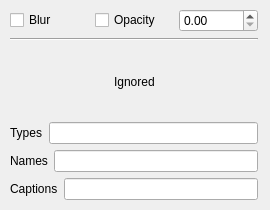
<?xml version="1.0" encoding="UTF-8"?>
<ui version="4.0">
 <class>KWin::OpacityControlConfigForm</class>
 <widget class="QWidget" name="KWin::OpacityControlConfigForm">
  <property name="geometry">
   <rect>
    <x>0</x>
    <y>0</y>
    <width>270</width>
    <height>210</height>
   </rect>
  </property>
  <property name="minimumSize">
   <size>
    <width>270</width>
    <height>210</height>
   </size>
  </property>
  <property name="windowTitle">
   <string>Window Control</string>
  </property>
  <widget class="QWidget" name="verticalLayoutWidget">
   <property name="geometry">
    <rect>
     <x>10</x>
     <y>9</y>
     <width>248</width>
     <height>191</height>
    </rect>
   </property>
   <layout class="QVBoxLayout" name="main">
    <item>
     <layout class="QHBoxLayout" name="horizontalLayout">
      <item>
       <widget class="QCheckBox" name="kcfg_blur">
        <property name="text">
         <string>Blur</string>
        </property>
       </widget>
      </item>
      <item>
       <widget class="QCheckBox" name="kcfg_opacityShow">
        <property name="text">
         <string>Opacity</string>
        </property>
       </widget>
      </item>
      <item>
       <widget class="QDoubleSpinBox" name="kcfg_opacityValue">
        <property name="maximum">
         <double>1.000000000000000</double>
        </property>
        <property name="singleStep">
         <double>0.050000000000000</double>
        </property>
       </widget>
      </item>
     </layout>
    </item>
    <item>
     <widget class="Line" name="line">
      <property name="orientation">
       <enum>Qt::Horizontal</enum>
      </property>
     </widget>
    </item>
    <item>
     <layout class="QHBoxLayout" name="ignoredHeader">
      <item>
       <spacer name="ignoredHeaderSpacerLeft">
        <property name="orientation">
         <enum>Qt::Horizontal</enum>
        </property>
        <property name="sizeHint" stdset="0">
         <size>
          <width>40</width>
          <height>20</height>
         </size>
        </property>
       </spacer>
      </item>
      <item>
       <widget class="QLabel" name="ignoredHeaderLabel">
        <property name="text">
         <string>Ignored</string>
        </property>
       </widget>
      </item>
      <item>
       <spacer name="ignoredHeaderSpacerRight">
        <property name="orientation">
         <enum>Qt::Horizontal</enum>
        </property>
        <property name="sizeHint" stdset="0">
         <size>
          <width>40</width>
          <height>20</height>
         </size>
        </property>
       </spacer>
      </item>
     </layout>
    </item>
    <item>
     <layout class="QHBoxLayout" name="ignoredTypes">
      <item>
       <widget class="QLabel" name="ignoredTypesLabel">
        <property name="text">
         <string>Types</string>
        </property>
       </widget>
      </item>
      <item>
       <widget class="QLineEdit" name="kcfg_ignoredTypes">
        <property name="text">
         <string/>
        </property>
       </widget>
      </item>
     </layout>
    </item>
    <item>
     <layout class="QHBoxLayout" name="ignoredNames">
      <item>
       <widget class="QLabel" name="ignoredNamesLabel">
        <property name="text">
         <string>Names</string>
        </property>
       </widget>
      </item>
      <item>
       <widget class="QLineEdit" name="kcfg_ignoredNames">
        <property name="text">
         <string/>
        </property>
       </widget>
      </item>
     </layout>
    </item>
    <item>
     <layout class="QHBoxLayout" name="ignoredCaptions">
      <item>
       <widget class="QLabel" name="ignoredCaptionsLabel">
        <property name="text">
         <string>Captions</string>
        </property>
       </widget>
      </item>
      <item>
       <widget class="QLineEdit" name="kcfg_ignoredCaptions">
        <property name="text">
         <string/>
        </property>
       </widget>
      </item>
     </layout>
    </item>
   </layout>
  </widget>
 </widget>
 <resources/>
 <connections/>
</ui>
